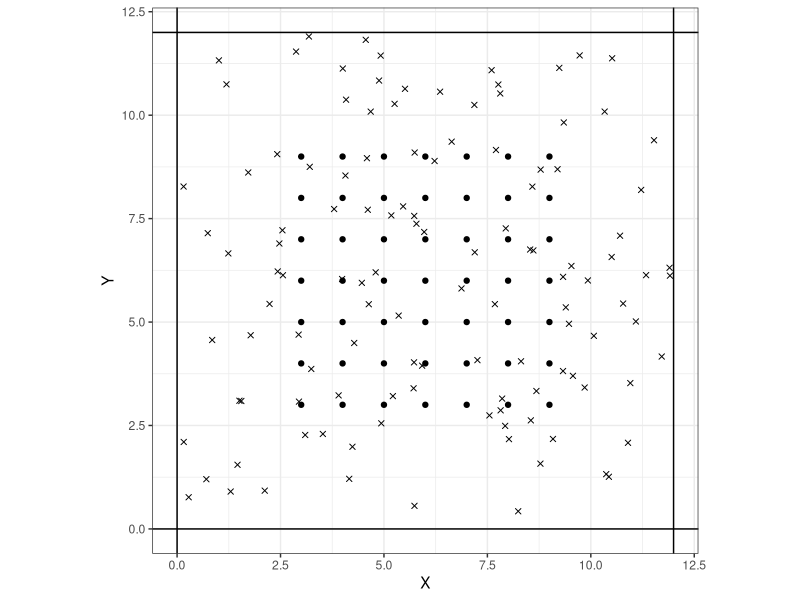

Reproduce this figure in R.
## ---- chunk 1
library(ggplot2)
knitr::opts_chunk$set(echo = F)
## ---- chunk 2
X=expand.grid(3:9,3:9)
buff = 3
grid.space = 0.5
## ---- chunk 3
# Define the state-space by buffering the traps
xmin<- min(X[,1])-buff
xmax<- max(X[,1])+buff
ymin<- min(X[,2])-buff
ymax<- max(X[,2])+buff
## ---- chunk 4
set.seed(1)
N = 120
s = cbind(
  runif(N, min(X[,1])-buff, max(X[,1])+buff), 
  runif(N, min(X[,2])-buff, max(X[,2])+buff)
  )
## ---- chunk 5
ggplot() + 
  geom_point(aes(x = X[,1], y = X[,2])) + 
  geom_point(aes(x = s[,1], y = s[,2]), shape = 4) + 
  xlab("X") + ylab("Y") + 
  geom_vline(xintercept = c(xmin, xmax)) + 
  geom_hline(yintercept = c(ymin, ymax)) + 
  coord_equal() + theme_bw()
